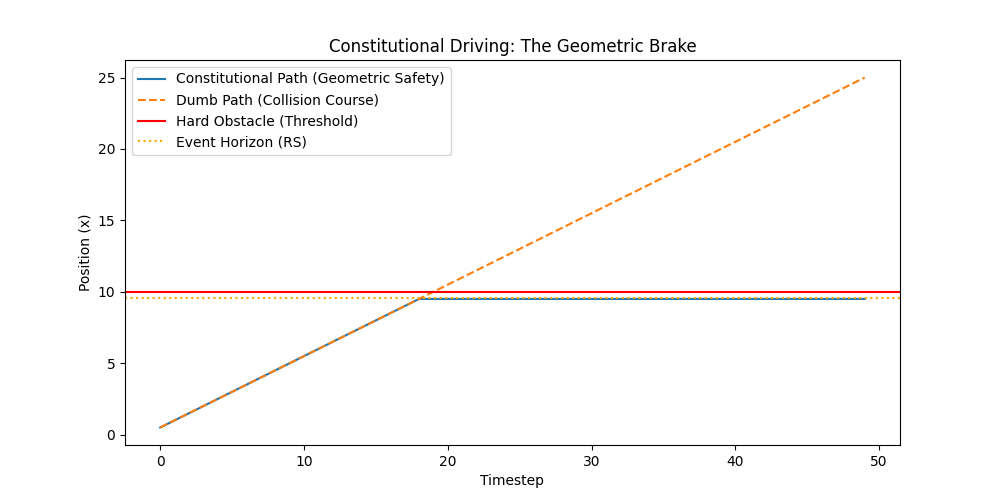

Python code for this plot:
import numpy as np
import matplotlib.pyplot as plt
from constitutional_sdk import Boundary, ConstitutionalLayer, simple_linear_boundary

def demo_driving():
    print("DEMO 1: Autonomous Driving OBDS")
    print("Objective: Prevent collision with wall at x=10.0")
    
    # Boundary: Obstacle at x=10.0. Direction -1 means safe if x < 10.
    # Strength = 50.0 -> r_s = 0.16*50 + 0.09 = 8.09. 
    # Event horizon starts at x = 10 - 8.09 = 1.91
    wall_boundary = Boundary(
        name="collision",
        threshold=10.0,
        strength=2.0, # Lower strength for visible braking
        gradient_fn=simple_linear_boundary(axis=0, limit=10.0, direction=-1)
    )
    
    sdk = ConstitutionalLayer([wall_boundary])
    
    # Simulation
    state = np.array([0.0]) # Initial x
    v = 0.5 # Constant desired velocity
    
    history = []
    desired_history = []
    
    for _ in range(50):
        desired_action = np.array([v])
        safe_action = sdk.project_action(state, desired_action)
        
        # Log interventions
        dist = wall_boundary.distance(state)
        if dist < wall_boundary.rs:
            print(f"  INTERVENTION: Event horizon at x={state[0]:.2f}! Dist={dist:.2f}, r_s={wall_boundary.rs:.2f}")
            
        state = state + safe_action
        history.append(state[0])
        desired_history.append((_ + 1) * v)
        
    plt.figure(figsize=(10, 5))
    plt.plot(history, label="Constitutional Path (Geometric Safety)")
    plt.plot(desired_history, '--', label="Dumb Path (Collision Course)")
    plt.axhline(y=10.0, color='r', linestyle='-', label="Hard Obstacle (Threshold)")
    # Horizon line
    plt.axhline(y=10.0 - wall_boundary.rs, color='orange', linestyle=':', label="Event Horizon (RS)")
    
    plt.title("Constitutional Driving: The Geometric Brake")
    plt.ylabel("Position (x)")
    plt.xlabel("Timestep")
    plt.legend()
    plt.savefig("demo_driving.png")
    print("Demo log: Car reached x_final =", state[0])
    print("Graph saved as demo_driving.png")

if __name__ == "__main__":
    demo_driving()
